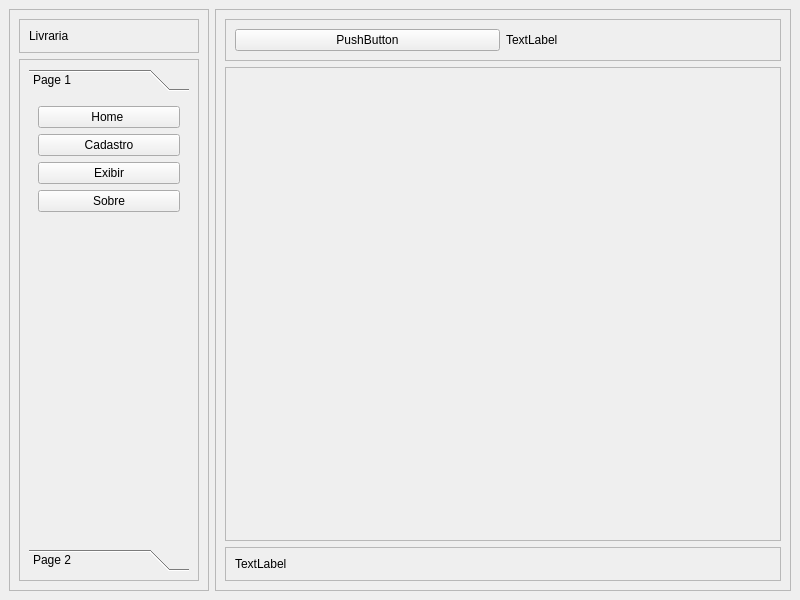
<?xml version="1.0" encoding="UTF-8"?>
<ui version="4.0">
 <class>MainWindow</class>
 <widget class="QMainWindow" name="MainWindow">
  <property name="geometry">
   <rect>
    <x>0</x>
    <y>0</y>
    <width>800</width>
    <height>600</height>
   </rect>
  </property>
  <property name="windowTitle">
   <string>MainWindow</string>
  </property>
  <widget class="QWidget" name="centralwidget">
   <layout class="QHBoxLayout" name="horizontalLayout">
    <item>
     <widget class="QFrame" name="Left_frame">
      <property name="maximumSize">
       <size>
        <width>200</width>
        <height>16777215</height>
       </size>
      </property>
      <property name="frameShape">
       <enum>QFrame::StyledPanel</enum>
      </property>
      <property name="frameShadow">
       <enum>QFrame::Raised</enum>
      </property>
      <layout class="QVBoxLayout" name="verticalLayout_3">
       <item>
        <widget class="QFrame" name="frame">
         <property name="frameShape">
          <enum>QFrame::StyledPanel</enum>
         </property>
         <property name="frameShadow">
          <enum>QFrame::Raised</enum>
         </property>
         <layout class="QVBoxLayout" name="verticalLayout_5">
          <item>
           <widget class="QLabel" name="label_3">
            <property name="text">
             <string>Livraria</string>
            </property>
           </widget>
          </item>
         </layout>
        </widget>
       </item>
       <item>
        <widget class="QFrame" name="frame_2">
         <property name="maximumSize">
          <size>
           <width>200</width>
           <height>16777215</height>
          </size>
         </property>
         <property name="frameShape">
          <enum>QFrame::StyledPanel</enum>
         </property>
         <property name="frameShadow">
          <enum>QFrame::Raised</enum>
         </property>
         <layout class="QVBoxLayout" name="verticalLayout_4">
          <item>
           <widget class="QToolBox" name="toolBox">
            <property name="currentIndex">
             <number>0</number>
            </property>
            <widget class="QWidget" name="page">
             <property name="geometry">
              <rect>
               <x>0</x>
               <y>0</y>
               <width>160</width>
               <height>449</height>
              </rect>
             </property>
             <attribute name="label">
              <string>Page 1</string>
             </attribute>
             <layout class="QVBoxLayout" name="verticalLayout_6">
              <item>
               <widget class="QPushButton" name="pushButton">
                <property name="text">
                 <string>Home </string>
                </property>
               </widget>
              </item>
              <item>
               <widget class="QPushButton" name="pushButton_2">
                <property name="text">
                 <string>Cadastro</string>
                </property>
               </widget>
              </item>
              <item>
               <widget class="QPushButton" name="pushButton_3">
                <property name="text">
                 <string>Exibir</string>
                </property>
               </widget>
              </item>
              <item>
               <widget class="QPushButton" name="pushButton_4">
                <property name="text">
                 <string>Sobre</string>
                </property>
               </widget>
              </item>
              <item>
               <spacer name="verticalSpacer">
                <property name="orientation">
                 <enum>Qt::Vertical</enum>
                </property>
                <property name="sizeHint" stdset="0">
                 <size>
                  <width>20</width>
                  <height>40</height>
                 </size>
                </property>
               </spacer>
              </item>
             </layout>
            </widget>
            <widget class="QWidget" name="page_2">
             <property name="geometry">
              <rect>
               <x>0</x>
               <y>0</y>
               <width>160</width>
               <height>449</height>
              </rect>
             </property>
             <attribute name="label">
              <string>Page 2</string>
             </attribute>
            </widget>
           </widget>
          </item>
         </layout>
        </widget>
       </item>
      </layout>
     </widget>
    </item>
    <item>
     <widget class="QFrame" name="Right_frame">
      <property name="frameShape">
       <enum>QFrame::StyledPanel</enum>
      </property>
      <property name="frameShadow">
       <enum>QFrame::Raised</enum>
      </property>
      <layout class="QVBoxLayout" name="verticalLayout">
       <item>
        <widget class="QFrame" name="Top_frame">
         <property name="frameShape">
          <enum>QFrame::StyledPanel</enum>
         </property>
         <property name="frameShadow">
          <enum>QFrame::Raised</enum>
         </property>
         <layout class="QHBoxLayout" name="horizontalLayout_2">
          <item>
           <widget class="QPushButton" name="Btn_togler">
            <property name="text">
             <string>PushButton</string>
            </property>
           </widget>
          </item>
          <item>
           <widget class="QLabel" name="label">
            <property name="text">
             <string>TextLabel</string>
            </property>
           </widget>
          </item>
         </layout>
        </widget>
       </item>
       <item>
        <widget class="QFrame" name="Main_frame">
         <property name="sizePolicy">
          <sizepolicy hsizetype="Preferred" vsizetype="Expanding">
           <horstretch>0</horstretch>
           <verstretch>0</verstretch>
          </sizepolicy>
         </property>
         <property name="frameShape">
          <enum>QFrame::StyledPanel</enum>
         </property>
         <property name="frameShadow">
          <enum>QFrame::Raised</enum>
         </property>
         <layout class="QHBoxLayout" name="horizontalLayout_3">
          <item>
           <widget class="QStackedWidget" name="stackedWidget">
            <property name="currentIndex">
             <number>0</number>
            </property>
            <widget class="QWidget" name="Pg_home">
             <layout class="QVBoxLayout" name="verticalLayout_7">
              <item>
               <widget class="QLabel" name="Logo">
                <property name="sizePolicy">
                 <sizepolicy hsizetype="Minimum" vsizetype="Fixed">
                  <horstretch>4</horstretch>
                  <verstretch>0</verstretch>
                 </sizepolicy>
                </property>
                <property name="text">
                 <string>&lt;html&gt;&lt;head/&gt;&lt;body&gt;&lt;p/&gt;&lt;p&gt;&lt;br/&gt;&lt;/p&gt;&lt;p&gt;&lt;br/&gt;&lt;/p&gt;&lt;p align=&quot;justify&quot;&gt;&lt;img src=&quot;:/icon/book-3_icon-icons.com_49257.png&quot;/&gt;&lt;/p&gt;&lt;/body&gt;&lt;/html&gt;</string>
                </property>
               </widget>
              </item>
             </layout>
            </widget>
            <widget class="QWidget" name="Pg_cadastro"/>
            <widget class="QWidget" name="Pg_exibir">
             <widget class="QLabel" name="label_4">
              <property name="geometry">
               <rect>
                <x>130</x>
                <y>90</y>
                <width>47</width>
                <height>13</height>
               </rect>
              </property>
              <property name="text">
               <string>TextLabel</string>
              </property>
             </widget>
            </widget>
            <widget class="QWidget" name="Pg_sobre">
             <layout class="QVBoxLayout" name="verticalLayout_8"/>
            </widget>
           </widget>
          </item>
         </layout>
        </widget>
       </item>
       <item>
        <widget class="QFrame" name="Footer_frame">
         <property name="frameShape">
          <enum>QFrame::StyledPanel</enum>
         </property>
         <property name="frameShadow">
          <enum>QFrame::Raised</enum>
         </property>
         <layout class="QVBoxLayout" name="verticalLayout_2">
          <item>
           <widget class="QLabel" name="label_2">
            <property name="text">
             <string>TextLabel</string>
            </property>
           </widget>
          </item>
         </layout>
        </widget>
       </item>
      </layout>
     </widget>
    </item>
   </layout>
  </widget>
 </widget>
 <resources>
  <include location="C:/Users/Weslley/Pictures/Saved Pictures/imagen_qrc.qrc"/>
 </resources>
 <connections/>
</ui>
